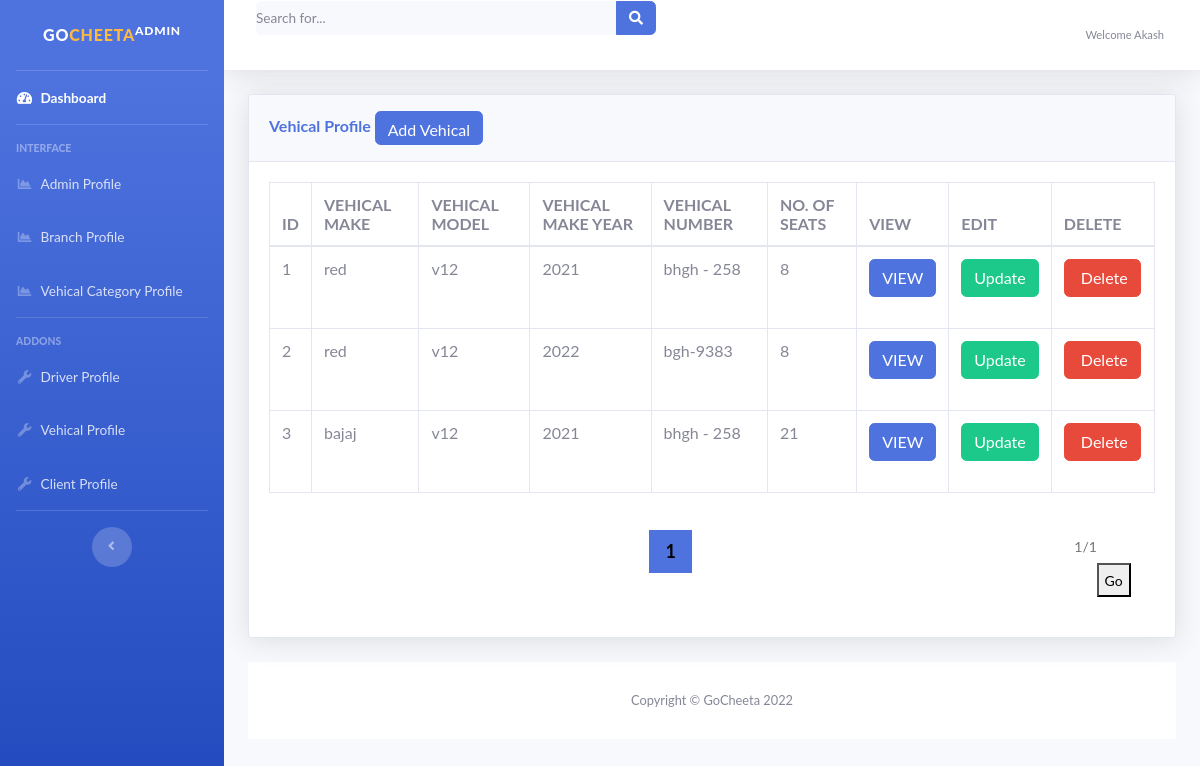
Screenshot of /admin/vehical.php (signed in) with the database file from the repository.
### tables this page shows
CREATE TABLE `vehical_detail` (
  `id` int(11) NOT NULL,
  `vehical_make` text NOT NULL,
  `vehical_model` text NOT NULL,
  `vehical_year` varchar(4) NOT NULL,
  `vehical_number` varchar(10) NOT NULL,
  `number_of_seats` int(11) NOT NULL,
  `vehical_category_id` int(11) NOT NULL,
  `vehical_chasie_number` varchar(45) NOT NULL,
  `vehical_insurance_provider` varchar(25) NOT NULL,
  `vehical_insurance_policy_number` varchar(45) NOT NULL,
  `vehical_front_image` text NOT NULL,
  `vehical_leftside_image` text NOT NULL,
  `vehical_rightside_image` text NOT NULL,
  `vehical_rear_image` text NOT NULL,
  `vehical_color` varchar(255) NOT NULL,
  `vehical_added_date` datetime NOT NULL
);

### admin/vehical.php (the view, shortened to what this page needs)
<?php
include('includes/header.php');
include('includes/navbar.php');
?>
<div class="container-fluid">
  <div class="card shadow mb-4">
    <div class="card-header py-3">
      <h6 class="m-0 font-weight-bold text-primary">Vehical Profile
      <button class = "btn btn-primary" onclick="document.location='add_vehical.php'">Add Vehical</button>
      </h6>
    </div>
    <center>
    <div class="card-body">
      <div class="table-responsive">
        <table class="table table-bordered" id="dataTable" width="100%" cellspacing="0">
          <thead>
            <tr>
              <th> ID </th>
              <th> VEHICAL MAKE </th>
              <th> VEHICAL MODEL </th>
              <th> VEHICAL MAKE YEAR </th>
              <th> VEHICAL NUMBER </th>
              <th> NO. OF SEATS </th>
              <th>VIEW </th>
              <th>EDIT </th>
              <th>DELETE </th>
            </tr>
          </thead>
          <tbody>
            <tr>
              <?php
                $per_page_record = 10;
                if (isset($_GET["page"])) {
                  $page  = $_GET["page"];
                }
                else {
                  $page=1;
                }
                $start_from = ($page-1) * $per_page_record;
                $query = "SELECT * FROM `vehical_detail`LIMIT $start_from, $per_page_record";
                $query_run = mysqli_query($conn,$query);
                while($row = mysqli_fetch_assoc($query_run)){
              ?>
               <td> <?php echo $row['id'] ?> </td>
                <td> <?php echo $row['vehical_make'] ?> </td>
                <td> <?php echo $row['vehical_model'] ?> </td>
                <td> <?php echo $row['vehical_year'] ?> </td>
                <td> <?php echo $row['vehical_number'] ?> </td>
                <td> <?php echo $row['number_of_seats'] ?> </td>
                <td><a class='btn btn-primary' href="view_vehical_detail.php?id=<?php echo $row['id'];?>">VIEW</a>
                </td>
                <td><a class='btn btn-success' href="update_vehical_detail.php?id=<?php echo $row['id'];?>">Update</a>
                </td>
                <td>
                <?php
                echo "<span class='btn btn-danger'><a href='?type=delete&id=".$row['id']."'>&nbspDelete</a></span>&nbsp";
                ?>
                </td>
            </tr>
            <?php
              }
            ?>
          </tbody>
        </table>
        <div class="page">
          <?php
          $query = "SELECT COUNT(*) FROM vehical_detail";
          $rs_result = mysqli_query($conn, $query);
          $row = mysqli_fetch_row($rs_result);
          $total_records = $row[0];
          $total_pages = ceil($total_records / $per_page_record);
          $pagLink = "";
          for ($i=1; $i<=$total_pages; $i++) {
            if ($i == $page) {
              $pagLink .= "<a class = 'active' href='vehical.php?page="
              .$i."'>".$i." </a>";
            }
            else  {
              $pagLink .= "<a href='vehical.php?page=".$i."'>
              ".$i." </a>";
            }
          };
          echo $pagLink;
          ?>
        </div>
        <div class="inline">
          <input id="page" type="number" min="1" max="<?php echo $total_pages?>"
          placeholder="<?php echo $page."/".$total_pages; ?>" required>
          <button onClick="go2Page();">Go</button>
        </div>
      </div>
    </div>
  </center>
</div>
<?php
include('includes/footer.php');
?>

### admin/asset/css/styles.css (style rules this page uses)
body { font-family: "Lato", sans-serif; margin: 0; font-weight: 400; font-size: 14px; height: 100%; }
.card { overflow: hidden; -webkit-border-radius: 3px; -moz-border-radius: 3px; border-radius: 3px; background: #fff; }
input { outline: none; margin: 0; border: none; -webkit-box-shadow: none; -moz-box-shadow: none; box-shadow: none; width: 100%; font-size: 14px; font-family: inherit; }

### admin/vehical.php (style rules this page uses)
table { border-collapse: collapse; }
.inline { display: inline-block; float: right; margin: 20px 0px; }
input, button { height: 34px; }
.page { display: inline-block; padding-left: 0; padding-bottom: 20px; list-style: none; border-radius: 0.35rem; vertical-align: middle; }
.page a { font-weight:bold; font-size:18px; color: black; float: left; padding: 8px 16px; text-decoration: none; }
.page a.active { background-color: #4e73df; }

### rows the page displays
vehical_detail: id "1", vehical_make "red", vehical_model "v12", vehical_year "2021", vehical_number "bhgh - 258", number_of_seats "8"
vehical_detail: id "2", vehical_make "red", vehical_model "v12", vehical_year "2022", vehical_number "bgh-9383", number_of_seats "8"
vehical_detail: id "3", vehical_make "bajaj", vehical_model "v12", vehical_year "2021", vehical_number "bhgh - 258", number_of_seats "21"

### other values shown
$_SESSION['username'] "Akash"
